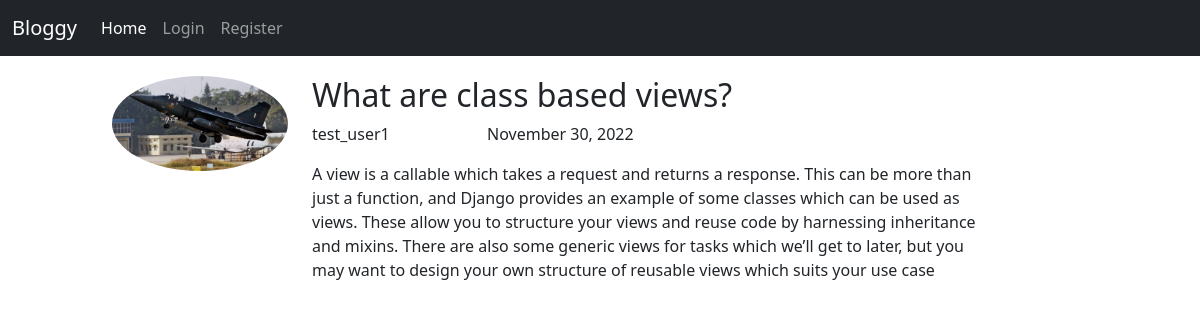
Screenshot of /post/3/ with the database file from the repository.
### bloggy/models.py (models this page shows, shortened)
class Post(models.Model):
    title= models.CharField(max_length=50)
    content= models.TextField()
    date_posted= models.DateTimeField(default=timezone.now)
    author= models.ForeignKey(User, on_delete=models.CASCADE)

### users/models.py (models this page shows, shortened)
class Profile(models.Model):
    user= models.OneToOneField(User, on_delete=models.CASCADE)
    image= models.ImageField(default='default.jpg', upload_to='profile_pics')
    bio= models.TextField()

### bloggy/views.py (the view)
# urls.py: path('post/<int:pk>/', PostDetailView.as_view(), name="post-detail"),
class PostDetailView(DetailView):
    model= Post

### bloggy/templates/bloggy/post_detail.html (shortened to what this page needs)
{%extends 'bloggy/base.html'%}
{%block content%}
<div class="container-fluid" style="margin-top: 20px;">
    <div class="row">
        <div class="col-1"></div>
        <div class="col-2">
            <img class="rounded-circle account-img" style="height: auto; width: 100%;" src="{{post.author.profile.image.url}}" alt="">
        </div>
        <div class="col-7">
            <div class="row"><h2>{{object.title}}</h2></div>
            <div class="row">
                <div class="col-3"><p>{{object.author}}</p></div>
                <div class="col-9"><p>{{object.date_posted|date:"F d, Y"}}</p></div>
            </div>
            <div class="row">
                <p>{{object.content}}</p>
            </div>
        </div>
        <div class="col-2"></div>
    </div>
</div>
{%endblock content%}

### rows the page displays
Post: author.profile.image (placeholder picture), title "What are class based views?", author "test_user1", date_posted "November 30, 2022", content "A view is a callable which takes a request and returns a response. This can be more than just a function, and Django provides an example of some classes which can be used as views. These allow you to structure your views and reuse code by harnessing inheritance and mixins. There are also some generic views for tasks which we’ll get to later, but you may want to design your own structure of reusable views which suits your use case"
